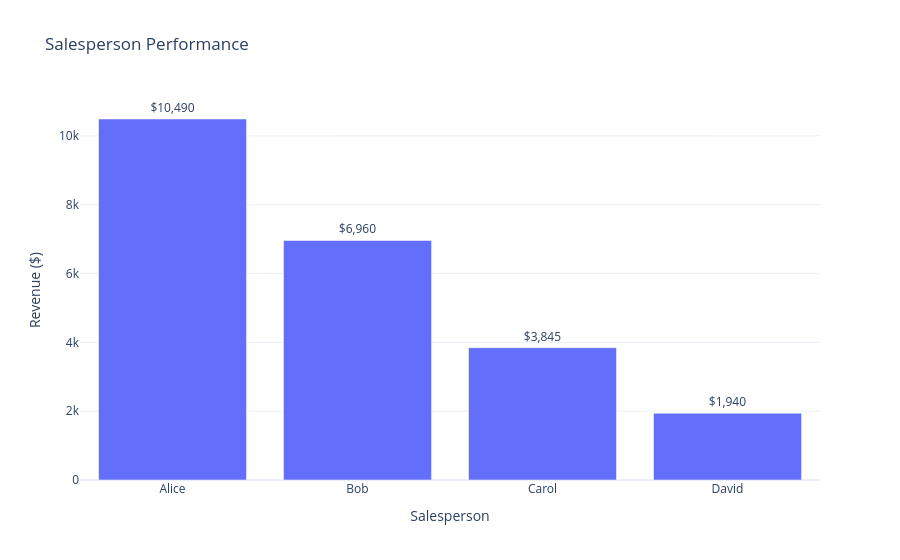

Source (notebook cell):
### Code cell
fig = px.bar(
    salesperson_revenue.reset_index(),
    x="Salesperson",
    y="Revenue",
    title="Salesperson Performance",
    text="Revenue"
)

fig.update_traces(
    texttemplate="$%{text:,.0f}",
    textposition="outside"
)

fig.update_layout(
    xaxis_title="Salesperson",
    yaxis_title="Revenue ($)",
    template="plotly_white"
)

fig.show()

### Figure 1 — Plotly figure (JSON) as saved in the notebook; plotly's stock layout.template omitted (floating-point values rounded to 4 significant figures)
{"data": [{"hovertemplate": "Salesperson=%{x}<br>Revenue=%{text}<extra></extra>", "legendgroup": "", "marker": {"color": "#636efa", "pattern": {"shape": ""}}, "name": "", "orientation": "v", "showlegend": false, "text": [10490.0, 6960.0, 3845.0, 1940.0], "textposition": "outside", "texttemplate": "$%{text:,.0f}", "type": "bar", "x": ["Alice", "Bob", "Carol", "David"], "xaxis": "x", "y": [10490, 6960, 3845, 1940], "yaxis": "y"}], "layout": {"barmode": "relative", "legend": {"tracegroupgap": 0}, "title": {"text": "Salesperson Performance"}, "xaxis": {"anchor": "y", "domain": [0, 1], "title": {"text": "Salesperson"}}, "yaxis": {"anchor": "x", "domain": [0, 1], "title": {"text": "Revenue ($)"}}}}
